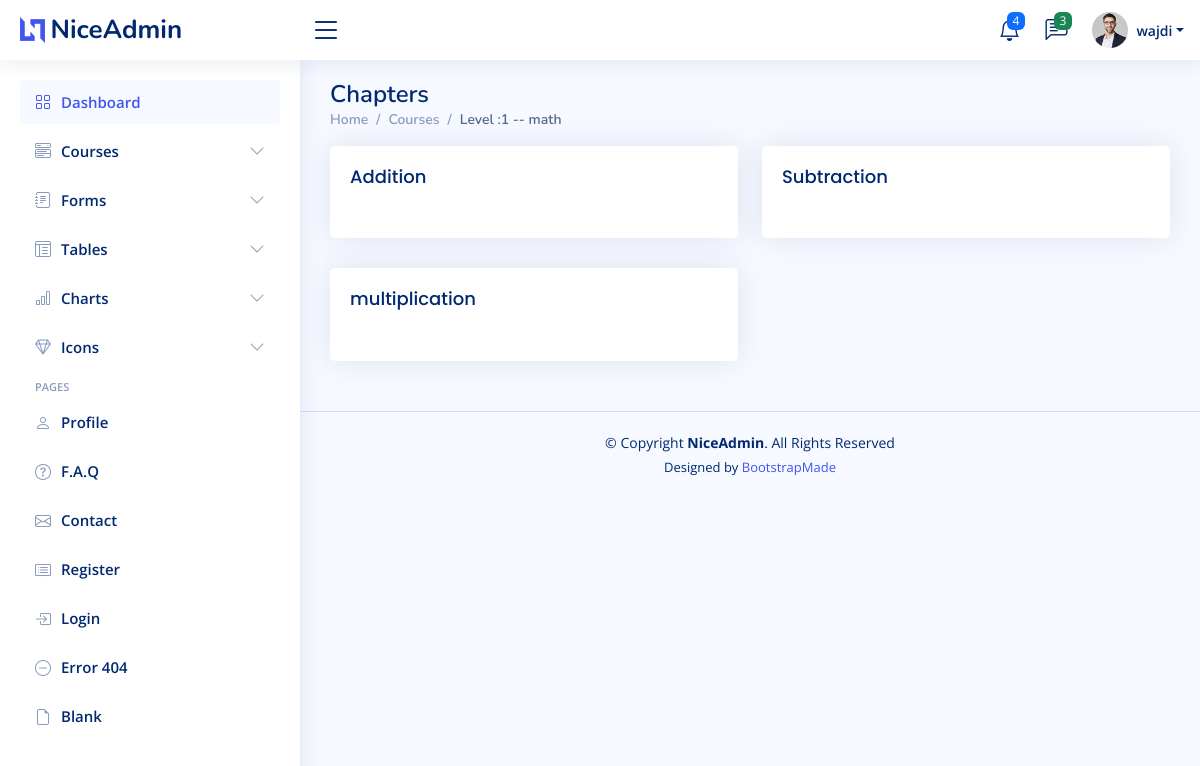
Page /teacher/courses/1/math (signed in) on the earlier database version.
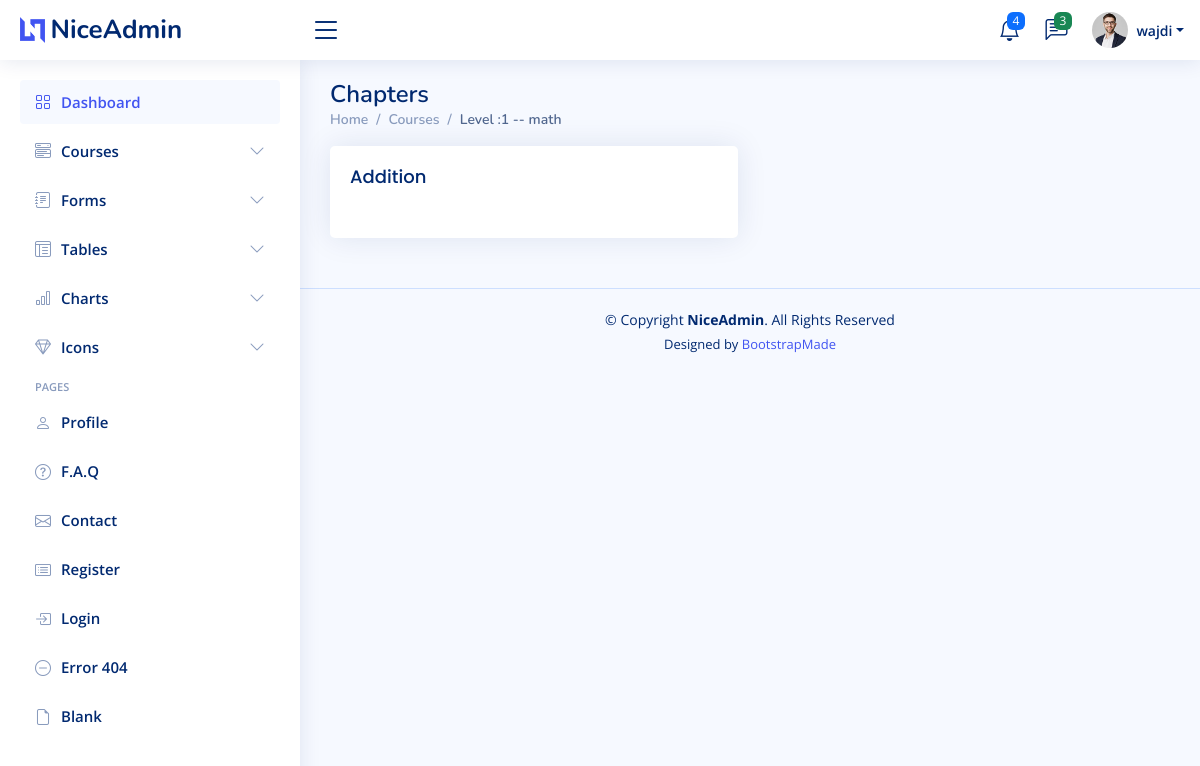
Same page on the later database version.
### course/models.py (models this page shows, shortened)
class Chapter(models.Model):
    name = models.CharField(max_length=255)
    subject = models.ForeignKey(Subject,on_delete=models.CASCADE)

### course/views.py (the view)
# urls.py: path("teacher/courses/<int:level>/<str:subject>",views.list_chapters,name='list_chpters'),
def list_chapters(request, level, subject):
    sub = Subject.objects.get(Q(name=subject) & Q(level=Level.objects.get(number=level)))
    chapters = Chapter.objects.filter(subject=sub)
    return render(request, 'course/teacher/list_chapters_teacher.html',
                  {'chapters': chapters, 'subject': sub.__str__(), 'first_name': request.user.first_name,
                   'full_name': request.user.get_full_name(), 'role': 'Teacher'})

### course/models.py (called while the page is built)
    def __str__(self):
        return f'Level :{self.number}'

    def __str__(self):
        return f'{self.level.__str__()} -- {self.name} '

### templates/course/teacher/list_chapters_teacher.html (shortened to what this page needs)
{% extends 'course/teacher/base_teacher.html' %}
{% block content %}
    <main id="main" class="main">
        <div class="pagetitle">
            <h1>Chapters</h1>
            <nav>
                <ol class="breadcrumb">
                    <li class="breadcrumb-item"><a href="/teacher/">Home</a></li>
                    <li class="breadcrumb-item"><a href="/teacher/courses">Courses</a></li>
                    <li class="breadcrumb-item active">{{ subject }}</li>
                </ol>
            </nav>
        </div>
        <section class="section">
            {% for object in chapters %}
                {% if forloop.counter0|divisibleby:2 %}
                    <div class="row">
                {% endif %}
            <div class="col-lg-6">
                <a href="{{ request.path }}/{{ object.name }}">
                    <div class="card">
                        <div class="card-body">
                            <h5 class="card-title">{{ object.name }}</h5>
                        </div>
                    </div>
                </a>
            </div>
            {% if forloop.counter|divisibleby:2 or forloop.last %}
                </div>
            {% endif %}
            {% endfor %}
        </section>
    </main>
{% endblock %}

Differences in the rows shown:
no longer on this page (row edited): Chapter: name "Subtraction"
removed Chapter: name "multiplication"
